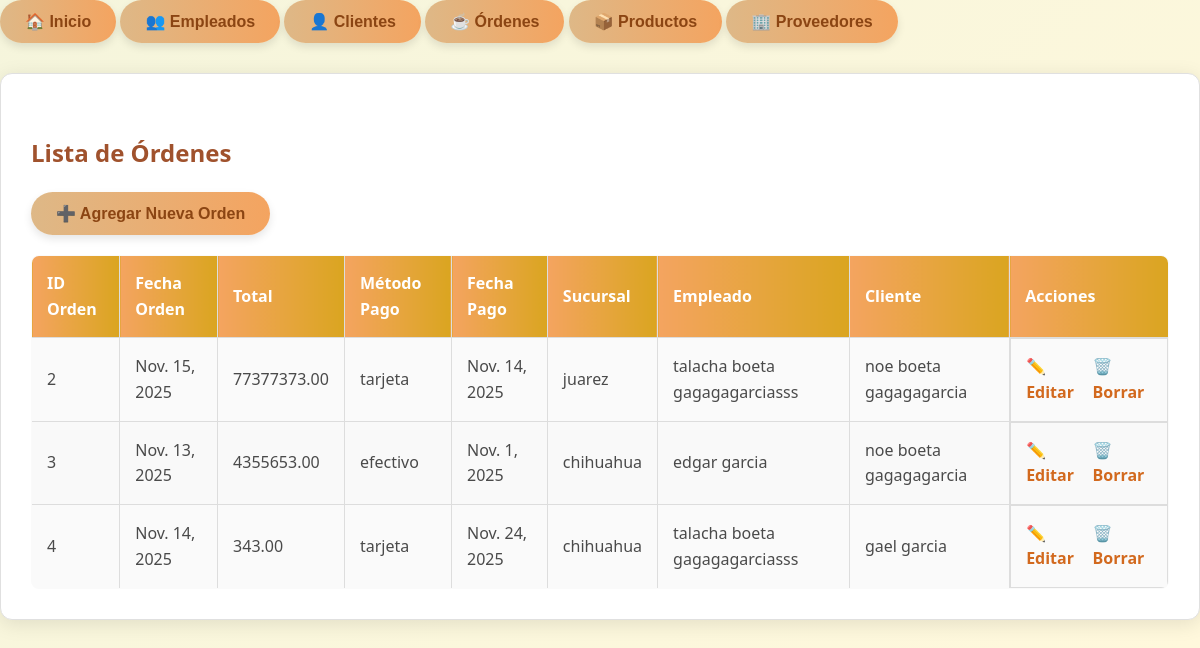
The app's page /ordenes/ with its own data.
### app_cafeteria/models.py (models this page shows, shortened)
class Orden(models.Model):
    id_orden = models.AutoField(primary_key=True)
    fecha_orden = models.DateField()
    total = models.DecimalField(max_digits=10, decimal_places=2)
    metodo_pago = models.CharField(max_length=50)
    fecha_pago = models.DateField()
    sucursal = models.CharField(max_length=100)
    id_empleado = models.ForeignKey('Empleado', on_delete=models.CASCADE)
    id_cliente = models.ForeignKey('Cliente', on_delete=models.CASCADE)

class Empleado(models.Model):
    nombre = models.CharField(max_length=50)
    apellido = models.CharField(max_length=50)
    fecha_nacimiento = models.DateField()
    correo = models.EmailField(unique=True)
    telefono = models.CharField(max_length=15)
    domicilio = models.TextField()
    fecha_ingreso = models.DateField()

class Cliente(models.Model):
    nombre = models.CharField(max_length=50)
    apellido = models.CharField(max_length=50)
    fecha_nacimiento = models.DateField()
    correo = models.EmailField(unique=True)
    telefono = models.CharField(max_length=15)
    fecha_ingreso = models.DateField()
    domicilio = models.TextField()

### app_cafeteria/views.py (the view)
# urls.py: path('ordenes/', views.ver_ordenes, name='ver_ordenes'),
def ver_ordenes(request):
    ordenes = Orden.objects.all()
    return render(request, 'orden/ver_ordenes.html', {'ordenes': ordenes})

### app_cafeteria/templates/orden/ver_ordenes.html
{% extends 'base.html' %}
{% block content %}
<h2>Lista de Órdenes</h2>
<button onclick="window.location.href='{% url 'agregar_orden' %}'">➕ Agregar Nueva Orden</button>
<table>
    <thead>
        <tr>
            <th>ID Orden</th>
            <th>Fecha Orden</th>
            <th>Total</th>
            <th>Método Pago</th>
            <th>Fecha Pago</th>
            <th>Sucursal</th>
            <th>Empleado</th>
            <th>Cliente</th>
            <th>Acciones</th>
        </tr>
    </thead>
    <tbody>
        {% for orden in ordenes %}
        <tr>
            <td>{{ orden.id_orden }}</td>
            <td>{{ orden.fecha_orden }}</td>
            <td>{{ orden.total }}</td>
            <td>{{ orden.metodo_pago }}</td>
            <td>{{ orden.fecha_pago }}</td>
            <td>{{ orden.sucursal }}</td>
            <td>{{ orden.id_empleado.nombre }} {{ orden.id_empleado.apellido }}</td>
            <td>{{ orden.id_cliente.nombre }} {{ orden.id_cliente.apellido }}</td>
            <td class="actions">
                <a href="{% url 'actualizar_orden' orden.id_orden %}">✏️ Editar</a>
                <a href="{% url 'borrar_orden' orden.id_orden %}">🗑️ Borrar</a>
            </td>
        </tr>
        {% endfor %}
    </tbody>
</table>
{% endblock %}

### app_cafeteria/templates/base.html (shortened to what this page needs)
<!DOCTYPE html>
<html lang="es">
<head>
    {% load static %}
    <link rel="stylesheet" href="{% static 'css/styles.css' %}">
</head>
<body>
    <header>
        <nav>
            <button onclick="window.location.href='{% url 'inicio' %}'">🏠 Inicio</button>
            <button onclick="window.location.href='{% url 'ver_empleado' %}'">👥 Empleados</button>
            <button onclick="window.location.href='{% url 'ver_cliente' %}'">👤 Clientes</button>
            <button onclick="window.location.href='{% url 'ver_ordenes' %}'">☕ Órdenes</button>
            <button onclick="window.location.href='{% url 'ver_producto' %}'">📦 Productos</button>
            <button onclick="window.location.href='{% url 'ver_proveedor' %}'">🏢 Proveedores</button>
        </nav>
    </header>
    <div class="container">
        {% block content %}{% endblock %}
    </div>
</body>
</html>

### app_cafeteria/static/css/styles.css (style rules this page uses)
body { font-family: 'Segoe UI', Tahoma, Geneva, Verdana, sans-serif; background: linear-gradient(135deg, #f5f5dc 0%, #fff8dc 100%); color: #4a4a4a; margin: 0; padding: 0; line-height: 1.6; }
.container { max-width: 1200px; margin: 30px auto; padding: 30px; background-color: #ffffff; border-radius: 12px; box-shadow: 0 4px 20px rgba(0,0,0,0.1); border: 1px solid #e0e0e0; }
h2 { color: #a0522d; margin-top: 30px; }
table { width: 100%; border-collapse: collapse; margin-top: 20px; background-color: #fafafa; border-radius: 8px; overflow: hidden; }
table, th, td { border: 1px solid #ddd; }
th, td { padding: 15px; text-align: left; }
th { background: linear-gradient(90deg, #f4a460 0%, #daa520 100%); color: white; font-weight: 600; }
tr:nth-child(even) { background-color: #f9f9f9; }
button { background: linear-gradient(90deg, #deb887 0%, #f4a460 100%); color: #8b4513; padding: 12px 25px; border: none; border-radius: 25px; cursor: pointer; font-size: 16px; font-weight: 600; transition: all 0.3s ease; box-shadow: 0 4px 8px rgba(0,0,0,0.1); }
.actions { display: flex; gap: 10px; }
.actions a { color: #d2691e; text-decoration: none; font-weight: 600; transition: color 0.3s ease; }

### records on screen
Orden: id_orden "2", fecha_orden "Nov. 15, 2025", total "77377373.00", metodo_pago "tarjeta", fecha_pago "Nov. 14, 2025", sucursal "juarez", id_empleado.nombre "talacha", id_empleado.apellido "boeta gagagagarciasss", id_cliente.nombre "noe", id_cliente.apellido "boeta gagagagarcia"
Orden: id_orden "3", fecha_orden "Nov. 13, 2025", total "4355653.00", metodo_pago "efectivo", fecha_pago "Nov. 1, 2025", sucursal "chihuahua", id_empleado.nombre "edgar", id_empleado.apellido "garcia", id_cliente.nombre "noe", id_cliente.apellido "boeta gagagagarcia"
Orden: id_orden "4", fecha_orden "Nov. 14, 2025", total "343.00", metodo_pago "tarjeta", fecha_pago "Nov. 24, 2025", sucursal "chihuahua", id_empleado.nombre "talacha", id_empleado.apellido "boeta gagagagarciasss", id_cliente.nombre "gael", id_cliente.apellido "garcia"
